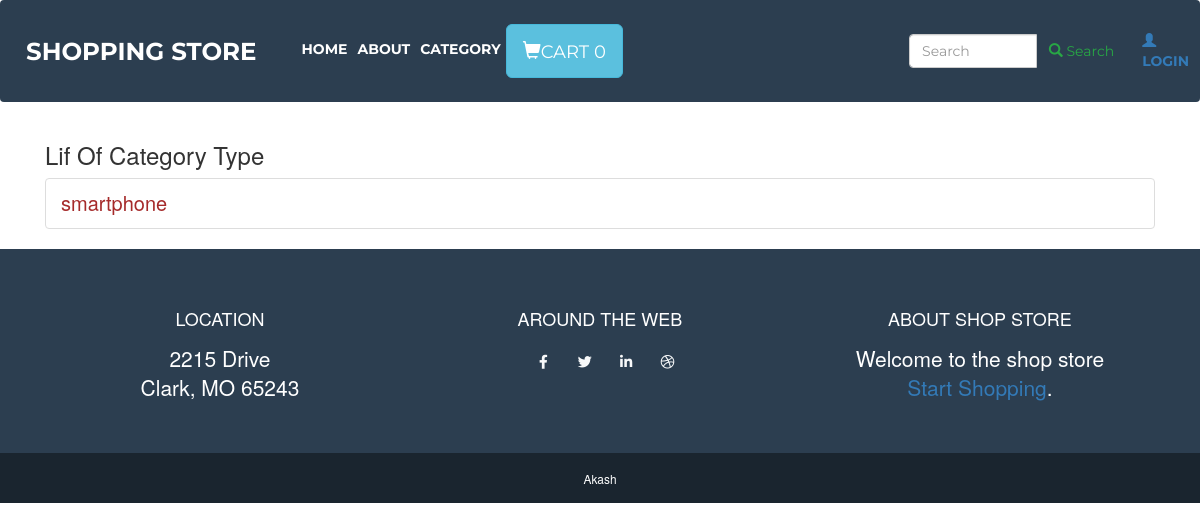
/category/category_type/4/, run on an earlier commit of the app's database.
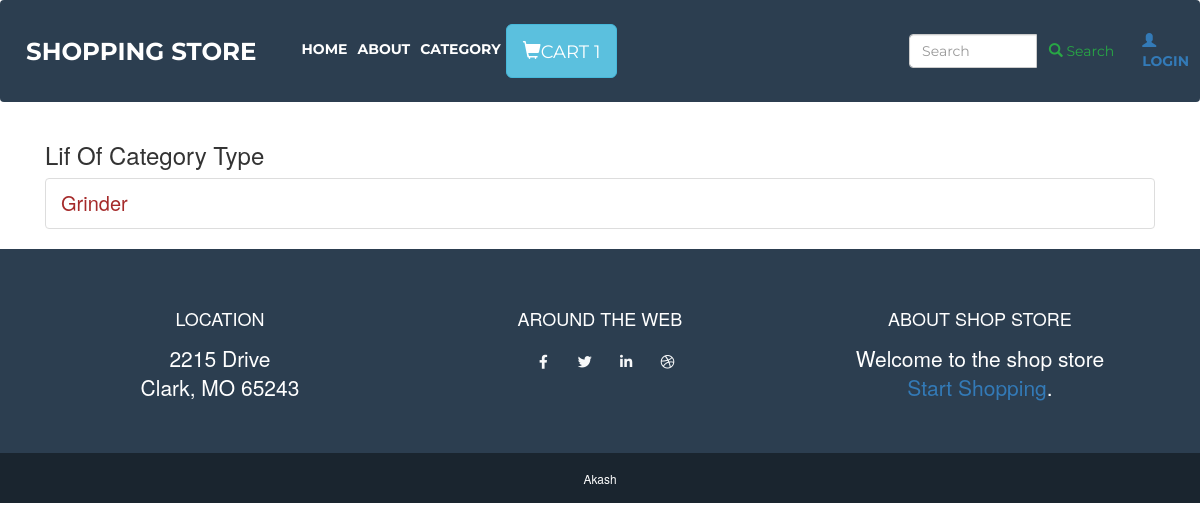
And on a later commit of the database.
### category/models.py (models this page shows, shortened)
class CategoryType(models.Model):
    category = models.ForeignKey(Category,on_delete=models.CASCADE,related_name='category_list')
    categorytype = models.CharField(max_length=255)
    class Meta:
        ordering = ('categorytype',)
        verbose_name = 'categorytype'
        verbose_name_plural = 'categorytype'

### cart/models.py (models this page shows, shortened)
class OrderProduct(models.Model):
    owner = models.ForeignKey(User,null=True,blank=True,on_delete=models.CASCADE)
    ref_code = models.CharField(max_length= 15)
    is_ordered = models.BooleanField(default= False)
    items = models.ManyToManyField(ProductCart)
    date_ordered = models.DateTimeField(auto_now_add=True)
    session_key = models.CharField(max_length=40,blank=True,null=True)

### category/views.py (the view)
# urls.py: path('category_type/<int:pk>/', views.CategorytypeListView.as_view(), name='category_type'),
class CategorytypeListView(ListView):
    template_name = 'category/category_type.html'
    model = CategoryType
    def get_queryset(self, *args, **kwargs):
        cat_id = Category.objects.filter(id=self.kwargs['pk']).first()
        return CategoryType.objects.filter(category__name= cat_id)

### cart/context_processor.py (called while the page is built)
def cart(request):
    cart = settings.CART_SESSION_ID
    return {'cart':cart}

### cart/templatetags/add_tags.py (called while the page is built)
@register.simple_tag
def cart_item_count(user,key):
    try:
        count = OrderProduct.objects.filter(owner__username =user,session_key=key,is_ordered=False)[0].items.count()
        return count
    except:
        return 0

### category/models.py (called while the page is built)
    def __str__(self):
        return self.name

### category/templates/category/category_type.html (shortened to what this page needs)
{% extends 'base/index.html' %} {% load static %} {% block pagecontent %}
<div class="container">
    <h3>Lif Of   Category Type</h3>
    {% for obj in object_list %}
<ul class="list-group">
  <li class="list-group-item"><a href="{% url 'category:category_product'  obj.pk  %}" class="link">{{obj.categorytype}}</a></li>
 </ul>
 {% endfor %}
</div>
{% endblock %}

### templates/base/index.html (shortened to what this page needs)
<!DOCTYPE html> {% load static %} {% load add_tags   %}
<html lang="en">
<head>
  <link href="{% static 'vendor/fontawesome-free/css/all.min.css' %}" rel="stylesheet" type="text/css">
  <link href="{% static  'css/freelancer.min.css' %}" rel="stylesheet">
  <link rel="stylesheet" href="https://maxcdn.bootstrapcdn.com/bootstrap/3.4.0/css/bootstrap.min.css">
</head>
<body id="page-top">
  <nav class="navbar navbar-expand-lg bg-secondary text-uppercase fixed-top" id="mainNav">
    <div class="container">
      <a class="navbar-brand js-scroll-trigger" href="{% url 'products:list' %}">Shopping Store</a>
      <div class="collapse navbar-collapse" id="navbarResponsive">
        <ul class="navbar-nav mr-auto">
          <li class="nav-item active">
            <a class="nav-link" href="{% url 'products:list' %}">Home
            </a>
          </li>
          <li class="nav-item">
            <a class="nav-link" href="{% url 'products:about' %}">About</a>
          </li>
          <li class="nav-item">
            <a class="nav-link" href="{% url 'category:category_list' %}">Category</a>
          </li>
          <li class="nav-item">
            {% if  request.user.is_authenticated %}
                <a href="{% url 'cart:order_summary' %}" class="btn btn-info btn-lg">
                  <span class="glyphicon glyphicon-shopping-cart"></span>Cart {% cart_item_count user=request.user.username key='cart'  %}
                </a>
            {% else  %}
              <a href="{% url 'cart:order_summary' %}" class="btn btn-info btn-lg">
                   <span class="glyphicon glyphicon-shopping-cart"></span>Cart {% cart_item_count user=None key=cart %}
            </a>
            {% endif %}
          </li>
        </ul>
      </div>
    </div>
    {% include 'search/search-form.html' %}
    <ul class="nav navbar-nav navbar-right">
      <li>
              <a href="{% url 'accounts:login' %}">
                <span class="glyphicon glyphicon-user"></span>Login
              </a>
      </li>
    </ul>
  </nav>
  {% block pagecontent %} {% endblock %}
  <footer class="footer text-center">
    <div class="container">
      <div class="row">
        <div class="col-lg-4 mb-5 mb-lg-0">
          <h4 class="text-uppercase mb-4">Location</h4>
          <p class="lead mb-0">2215  Drive
            <br>Clark, MO 65243</p>
        </div>
        <div class="col-lg-4 mb-5 mb-lg-0">
          <h4 class="text-uppercase mb-4">Around the Web</h4>
          <a class="btn btn-outline-light btn-social mx-1" href="#">
            <i class="fab fa-fw fa-facebook-f"></i>
          </a>
          <a class="btn btn-outline-light btn-social mx-1" href="#">
            <i class="fab fa-fw fa-twitter"></i>
          </a>
          <a class="btn btn-outline-light btn-social mx-1" href="#">
            <i class="fab fa-fw fa-linkedin-in"></i>
          </a>
          <a class="btn btn-outline-light btn-social mx-1" href="#">
            <i class="fab fa-fw fa-dribbble"></i>
          </a>
        </div>
        <div class="col-lg-4">
          <h4 class="text-uppercase mb-4">About shop Store</h4>
          <p class="lead mb-0">Welcome  to the shop store<br>
            <a href="#">Start Shopping</a>.</p>
        </div>
      </div>
    </div>
  </footer>
  <section class="copyright py-4 text-center text-white">
    <div class="container">
      <small>Akash </small>
    </div>
  </section>
</body>
</html>

What changed in the data, as far as the page shows it:
no longer on this page (row edited): CategoryType: categorytype "smartphone"
now on this page (row unchanged): OrderProduct: id "1"
added CategoryType: categorytype "Grinder"
Also different on the page:
text no longer shown: "0"
